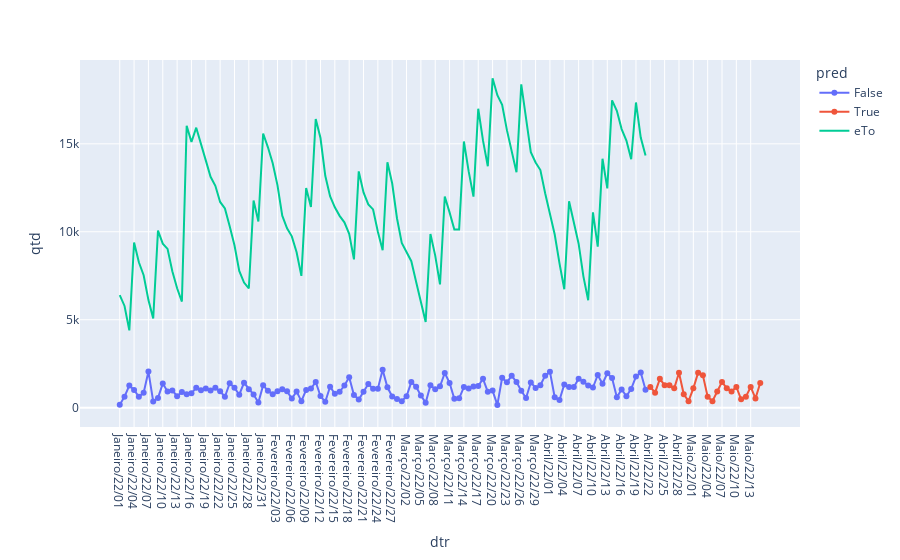

Notebook code cell kept with this figure:
### Code cell
import plotly.express as px 
import pandas as pd 
import numpy as np 

# Get some data
df = pd.read_json("DC.json")

# Plot 
fig = px.line(df, x="dtr", y="qtd", color="pred",markers="True")

# Only thing I figured is - I could do this 
fig.add_scatter(x=df['dtr'], y=df['eTo'] , name="eTo")# Not what is desired - need a line 

# Show plot 
fig.show()

### Figure 1 — Plotly figure (JSON) as saved in the notebook; plotly's stock layout.template omitted (floating-point values rounded to 4 significant figures; data arrays with more than 128 entries replaced by an {"elided": "..."} marker saying what was removed)
{"data": [{"hovertemplate": "pred=False<br>dtr=%{x}<br>qtd=%{y}<extra></extra>", "legendgroup": "False", "line": {"color": "#636efa", "dash": "solid"}, "marker": {"symbol": "circle"}, "mode": "markers+lines", "name": "False", "orientation": "v", "showlegend": true, "type": "scatter", "x": ["Janeiro/22/01", "Janeiro/22/02", "Janeiro/22/03", "Janeiro/22/04", "Janeiro/22/05", "Janeiro/22/06", "Janeiro/22/07", "Janeiro/22/08", "Janeiro/22/09", "Janeiro/22/10", "Janeiro/22/11", "Janeiro/22/12", "Janeiro/22/13", "Janeiro/22/14", "Janeiro/22/15", "Janeiro/22/16", "Janeiro/22/17", "Janeiro/22/18", "Janeiro/22/19", "Janeiro/22/20", "Janeiro/22/21", "Janeiro/22/22", "Janeiro/22/23", "Janeiro/22/24", "Janeiro/22/25", "Janeiro/22/26", "Janeiro/22/27", "Janeiro/22/28", "Janeiro/22/29", "Janeiro/22/30", "Janeiro/22/31", "Fevereiro/22/01", "Fevereiro/22/02", "Fevereiro/22/03", "Fevereiro/22/04", "Fevereiro/22/05", "Fevereiro/22/06", "Fevereiro/22/07", "Fevereiro/22/08", "Fevereiro/22/09", "Fevereiro/22/10", "Fevereiro/22/11", "Fevereiro/22/12", "Fevereiro/22/13", "Fevereiro/22/14", "Fevereiro/22/15", "Fevereiro/22/16", "Fevereiro/22/17", "Fevereiro/22/18", "Fevereiro/22/19", "Fevereiro/22/20", "Fevereiro/22/21", "Fevereiro/22/22", "Fevereiro/22/23", "Fevereiro/22/24", "Fevereiro/22/25", "Fevereiro/22/26", "Fevereiro/22/27", "Fevereiro/22/28", "Março/22/01", "Março/22/02", "Março/22/03", "Março/22/04", "Março/22/05", "Março/22/06", "Março/22/07", "Março/22/08", "Março/22/09", "Março/22/10", "Março/22/11", "Março/22/12", "Março/22/13", "Março/22/14", "Março/22/15", "Março/22/16", "Março/22/17", "Março/22/18", "Março/22/19", "Março/22/20", "Março/22/21", "Março/22/22", "Março/22/23", "Março/22/24", "Março/22/25", "Março/22/26", "Março/22/27", "Março/22/28", "Março/22/29", "Março/22/3", "Março/22/31", "Abril/22/01", "Abril/22/02", "Abril/22/03", "Abril/22/04", "Abril/22/05", "Abril/22/06", "Abril/22/07", "Abril/22/08", "Abril/22/09", "Abril/22/10", "Abril/22/11", "Abril/22/12", "Abril/22/13", "Abril/22/14", "Abril/22/15", "Abril/22/16", "Abril/22/17", "Abril/22/18", "Abril/22/19", "Abril/22/20", "Abril/22/21"], "xaxis": "x", "y": [168, 625, 1259, 1005, 618, 852, 2053, 353, 555, 1370, 924, 979, 650, 893, 769, 814, 1137, 996, 1087, 973, 1125, 928, 620, 1389, 1131, 735, 1414, 1049, 743, 298, 1271, 965, 758, 927, 1045, 931, 516, 917, 371, 1009, 1085, 1461, 660, 335, 1189, 785, 905, 1258, 1724, 716, 460, 908, 1341, 1080, 1082, 2149, 1158, 631, 486, 369, 650, 1454, 1193, 686, 283, 1272, 1046, 1211, 1971, 1409, 506, 529, 1168, 1089, 1197, 1226, 1641, 901, 970, 157, 1699, 1438, 1816, 1456, 959, 553, 1434, 1117, 1278, 1820, 2035, 591, 430, 1314, 1176, 1173, 1638, 1476, 1260, 1147, 1857, 1362, 1952, 1683, 594, 1036, 649, 1068, 1770, 1998, 1021], "yaxis": "y"}, {"hovertemplate": "pred=True<br>dtr=%{x}<br>qtd=%{y}<extra></extra>", "legendgroup": "True", "line": {"color": "#EF553B", "dash": "solid"}, "marker": {"symbol": "circle"}, "mode": "markers+lines", "name": "True", "orientation": "v", "showlegend": true, "type": "scatter", "x": ["Abril/22/22", "Abril/22/23", "Abril/22/24", "Abril/22/25", "Abril/22/26", "Abril/22/27", "Abril/22/28", "Abril/22/29", "Abril/22/30", "Maio/22/01", "Maio/22/02", "Maio/22/03", "Maio/22/04", "Maio/22/05", "Maio/22/06", "Maio/22/07", "Maio/22/08", "Maio/22/09", "Maio/22/10", "Maio/22/11", "Maio/22/12", "Maio/22/13", "Maio/22/14", "Maio/22/15"], "xaxis": "x", "y": [1177.0, 852, 1638, 1268.0, 1268.0, 1097.0, 1984.0, 763.5, 370, 1097.0, 1984.0, 1836.0, 627.2, 370, 918.2, 1464.0, 1097.0, 918.2, 1177.0, 473, 627.2, 1177.0, 526, 1399], "yaxis": "y"}, {"name": "eTo", "type": "scatter", "x": {"elided": "135 str values"}, "y": {"elided": "135 mixed values"}}], "layout": {"legend": {"title": {"text": "pred"}, "tracegroupgap": 0}, "margin": {"t": 60}, "xaxis": {"anchor": "y", "domain": [0, 1], "title": {"text": "dtr"}}, "yaxis": {"anchor": "x", "domain": [0, 1], "title": {"text": "qtd"}}}}
